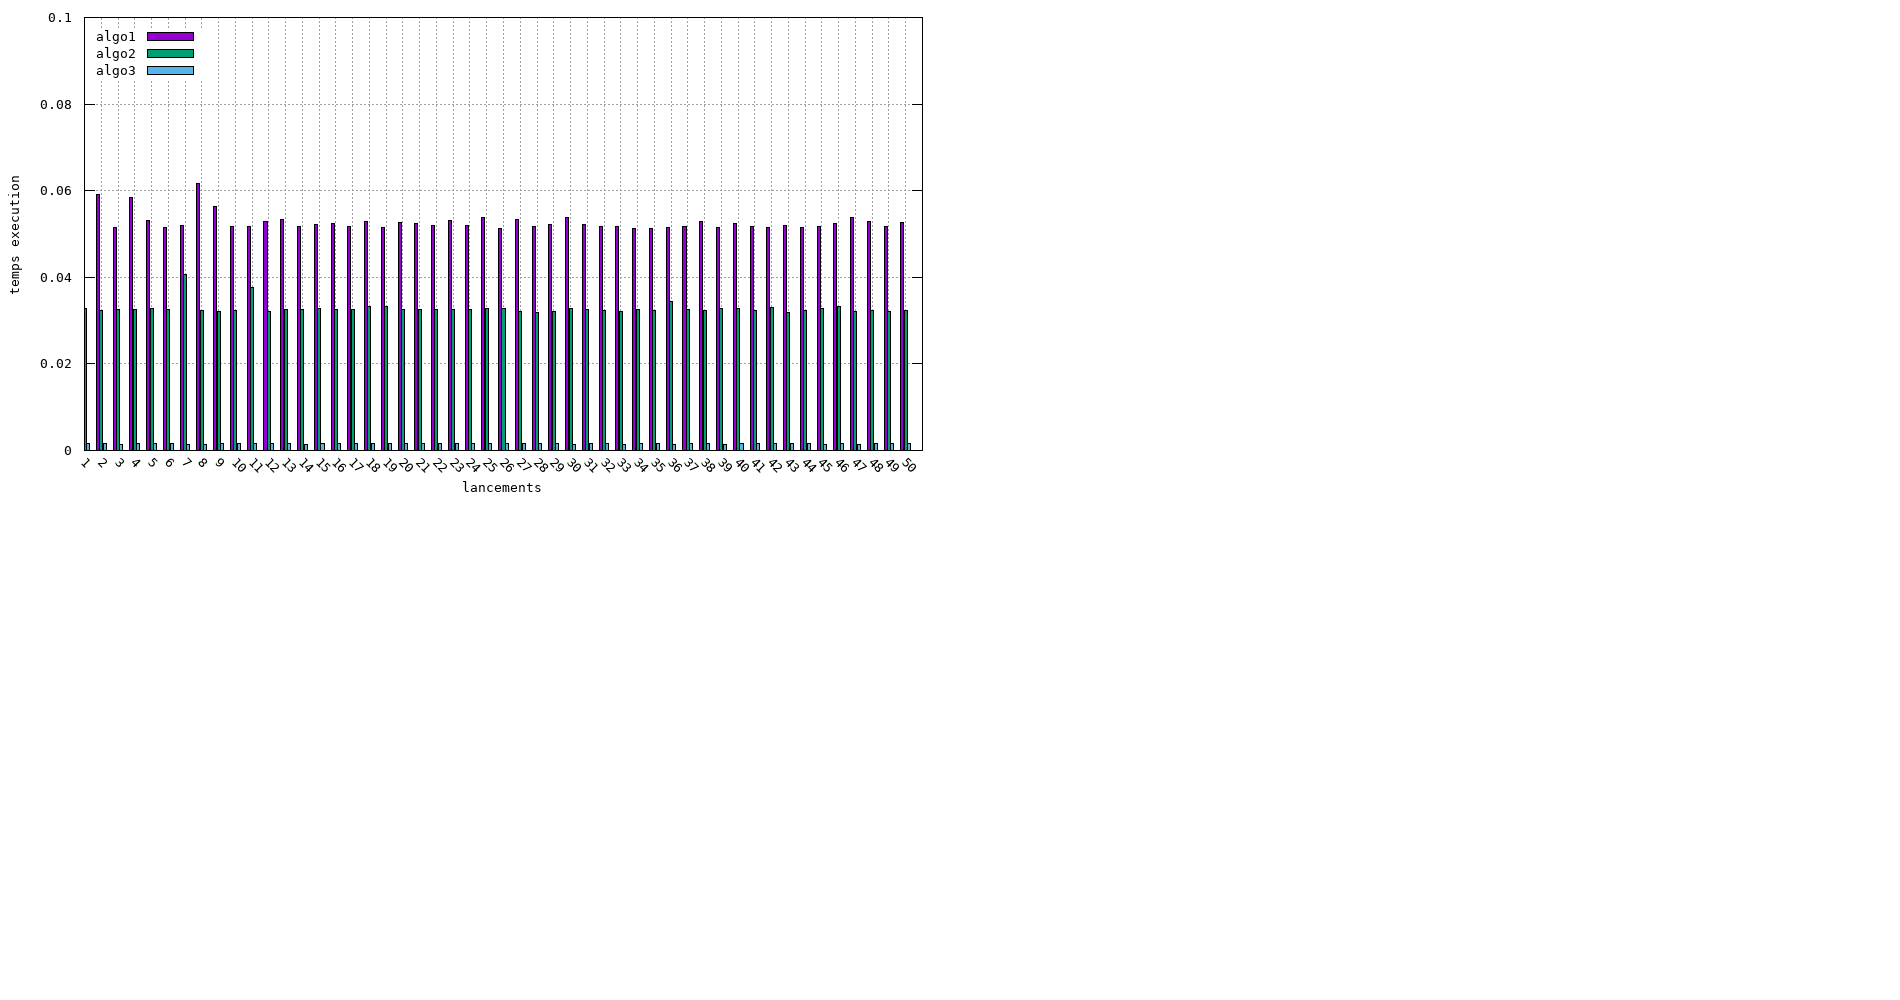

Here is the gnuplot script that generated this plot:
set term png size 1900,1000 enhanced font "Terminal,10"

set grid

set auto x

set key left top

#set title "Intel(R) Core(TM) i5-8250U bandwidth (in GiB/s) for a Load benchmark on a single array"

#set xlabel "Benchmark variants"
set ylabel "Bandwidth in GiB/s (higher is better)

set style data histogram
set style fill solid border -1
set boxwidth 0.9

set xtic rotate by -45 scale 0

set multiplot layout 2, 2 rowsfirst

set yrange [0:0.1]
set xrange [0:50]

#set title "L1 cache"
     
set xlabel "lancements"
set ylabel "temps execution"
set datafile separator ";"
plot "data/data_algo1_time_all.dat" u 2:xtic(1) t "algo1", \
     "data/data_algo2_time_all.dat" u 2:xtic(1) t "algo2", \
     "data/data_algo3_time_all.dat" u 2:xtic(1) t "algo3"
     

unset multiplot
